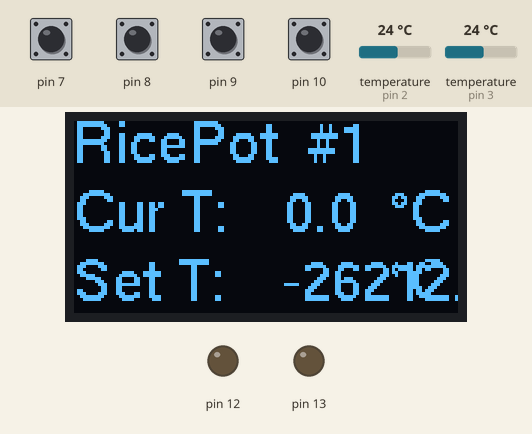
Recording of a sketch running on a simulated Arduino Uno, built with avr-gcc and run on an emulated ATmega328P. Shown: 128×64 one-colour display, output pins drawn as LEDs (lit = HIGH). The test bench sets the inputs (shaded band); at power-on: pin 7–10 HIGH, temperature (sensors on pin 2, pin 3) 24 °C. EEPROM starts erased.

Above: at 1.2 s.
1.3 s: pin 8 pulled LOW for 1 s
At 11.7 s:
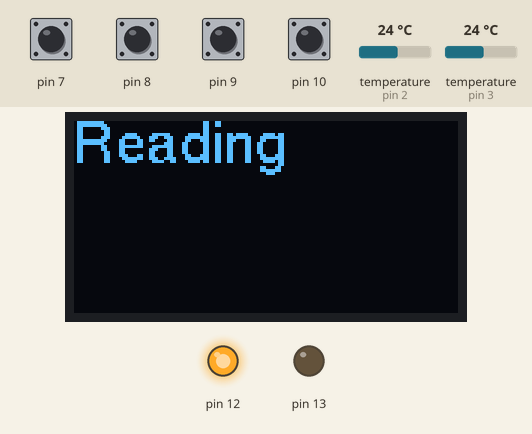
13.2 s: pin 7 pulled LOW for 0.15 s
At 13.8 s:
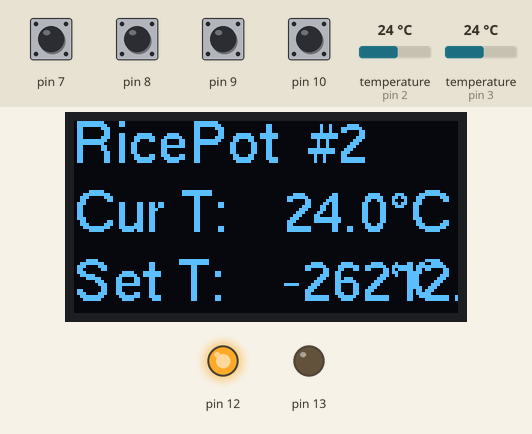
21.6 s: pin 8 pulled LOW for 1 s
At 23.8 s:
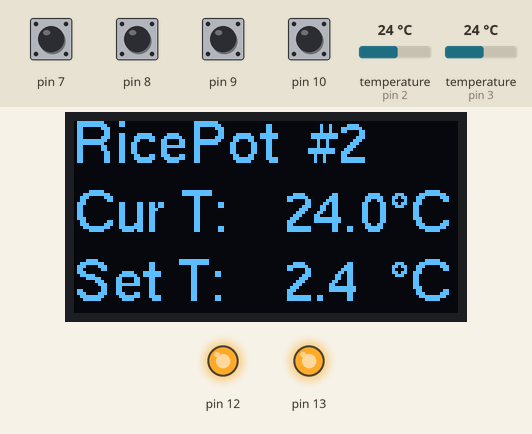
24.1 s: pin 7 pulled LOW for 1 s
At 24.6 s:
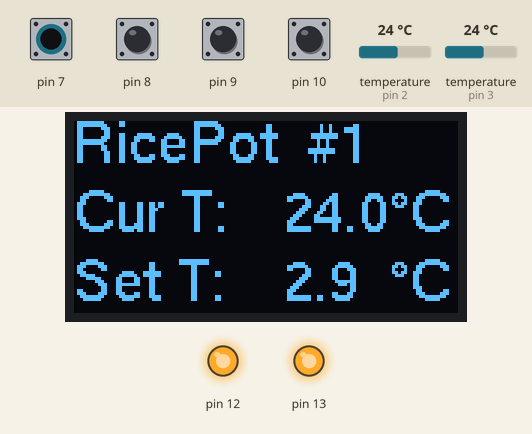
Timing chart, 0 to 27.1 s (numbered marks = the images above; inputs shaded):
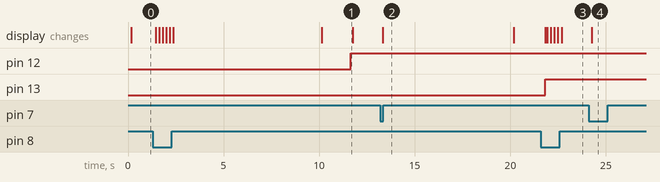

Measured:
- after the input at 1.3 s, pin 12: LOW → HIGH after 10.4 s
- after the input at 13.2 s, the display: changes after 0.13 s (image 2)
- after the input at 21.6 s, pin 13: LOW → HIGH after 0.23 s; the display: first differs from a run without the input after 0.32 s (image 3 shows a later state)
- after the input at 24.1 s, the display: changes after 0.17 s (image 4)
- what the display in image 1 shows lasts 1.7 s, from 10.1 s to 11.8 s

The sketch:

RicePot_Pro.ino
```cpp
#include <Arduino.h>
#include <SPI.h>
#include <Wire.h>
#include <U8g2lib.h>

#include <OneWire.h>
#include <DallasTemperature.h>

#include <EEPROM.h>

#define upplim 700
#define lowlim 200
#define tick 5
#define interval 10000

U8G2_SSD1306_128X64_NONAME_F_HW_I2C u8g2(U8G2_R0);

OneWire wire1(2);
OneWire wire2(3);

DallasTemperature sen1(&wire1);
DallasTemperature sen2(&wire2);

uint32_t st1, st2;
void setup() {
  u8g2.begin();
  u8g2.setFont(u8g2_font_helvR14_tf);
  u8g2.setContrast(15);

  sen1.begin();
  sen2.begin();

  //pinMode(2, INPUT_PULLUP);

  pinMode(7, INPUT_PULLUP);
  pinMode(8, INPUT_PULLUP);
  pinMode(9, INPUT_PULLUP);
  pinMode(10, INPUT_PULLUP);
  pinMode(12, OUTPUT);
  pinMode(13, OUTPUT);

  digitalWrite(13, LOW);
  digitalWrite(12, LOW);

  EEPROM.get(0, st1);
  EEPROM.get(4, st2);

}

String format(float value) {
  String result = String((int)(value+100)-100) + String(".") + String(((int)(value*10))%10);
  return result;
}

void u8drawstring(int x, int y, String str) {
  char tmp[20] = {0,};
  str.toCharArray(tmp, str.length()+1);
  u8g2.drawStr(x, y, tmp);
}

void u8drawstring(int x, int y, char* str) {
  u8g2.drawStr(x, y, str);
}

int potno = 1;
float t1, t2;

int nobtn = true;

uint32_t last;

void loop() {
  if (digitalRead(7) == LOW) {
    if (nobtn == true) {
      nobtn = false;
      potno = potno == 1 ? 2 : 1;
    }
  } else if (digitalRead(10) == LOW) {
    if (nobtn == true) {
      nobtn = false;
      potno = potno == 1 ? 2 : 1;
    }
  } else if (digitalRead(8) == LOW && nobtn == true) {
    nobtn = false;
    if (potno == 1) {
      if (st1+tick <= upplim) {
        st1 += tick;
        EEPROM.put(0, st1);
      }
    } else {
      if (st2+tick <= upplim) {
        st2 += tick;
        EEPROM.put(4, st2);
      }
    }
    //delay(20);
  } else if (digitalRead(9) == LOW && nobtn == true) {
    nobtn = false;
    if (potno == 1) {
      if (st1-tick >= lowlim) {
        st1 -= tick;
        EEPROM.put(0, st1);
      }
    } else {
      if (st2-tick >= lowlim) {
        st2 -= tick;
        EEPROM.put(4, st2);
      }
    }
    //delay(20);
  } else {
    nobtn = true;
    if (millis() - last > interval) {
      last = millis();
      u8g2.firstPage();
      u8drawstring(0, 14, F("Reading"));
      u8g2.nextPage();
      sen1.requestTemperatures();
      sen2.requestTemperatures();
      t1 = sen1.getTempCByIndex(0);
      t2 = sen2.getTempCByIndex(0);
    }
  }


  if (t1 * 10 > st1) {
    digitalWrite(12, HIGH);
  } else {
    digitalWrite(12, LOW);
  }
  if (t2 * 10 > st2) {
    digitalWrite(13, HIGH);
  } else {
    digitalWrite(13, LOW);
  }

  u8g2.firstPage();
  u8drawstring(0, 14, F("RicePot  #"));
  u8drawstring(88, 14, String(potno));
  u8drawstring(0, 37, F("Cur T: "));
  u8g2.drawUTF8(105, 37, "°C");
  u8drawstring(0, 60, F("Set T: "));
  u8g2.drawUTF8(105, 60, "°C");

  if (potno == 1) {
    u8drawstring(70, 37, format(t1));
    u8drawstring(70, 60, format(st1/10.0));
  } else {
    u8drawstring(70, 37, format(t2));
    u8drawstring(70, 60, format(st2/10.0));
  }
  u8g2.nextPage();


  //delay(500);
}
```
